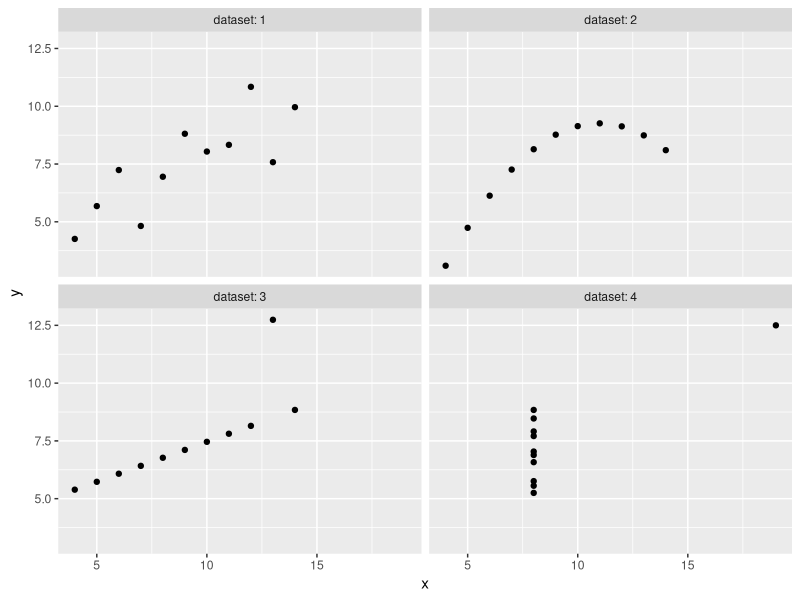
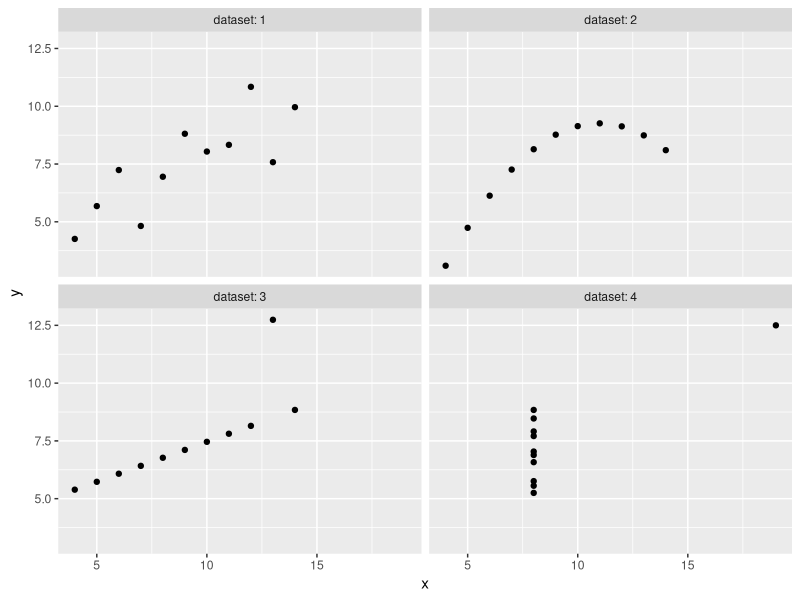

Write R code to recreate these figures, in order.
library(datasets)
library(readr)
library(data.table)

df=anscombe
df$id = 1:nrow(df)

long <-  melt(as.data.table(df), id.vars = "id", 
              measure.vars = patterns("x", "y"),
              value.name = c("x", "y"),
              variable.name = "dataset")

library(ggplot2)
ggplot(long, aes(x = x, y = y)) + 
  geom_point() +
  facet_wrap(~dataset, ncol = 2, labeller = label_both)
ggsave("anscombe_scatter_ggplot.pdf", width = 5, heigh = 3)
